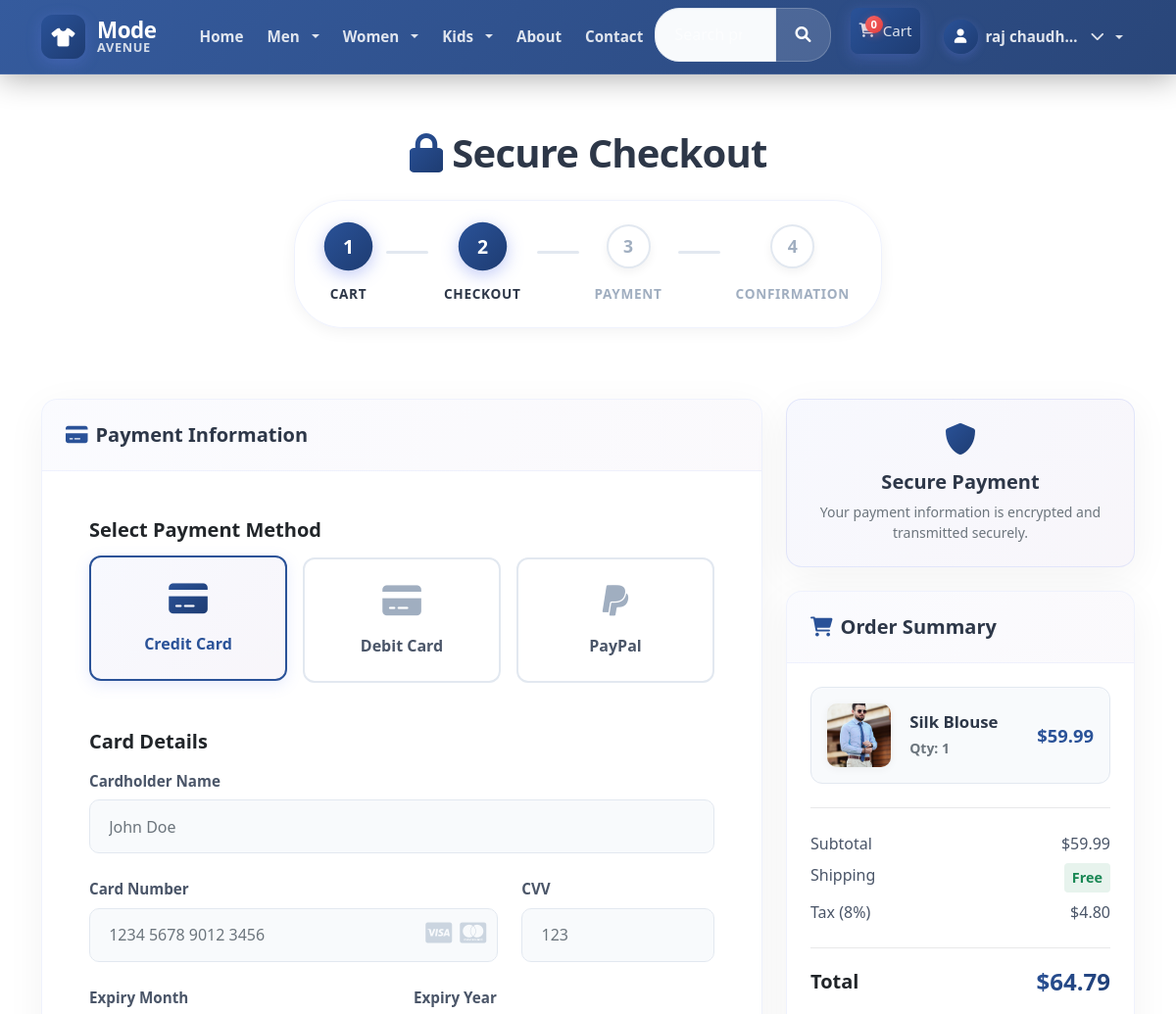
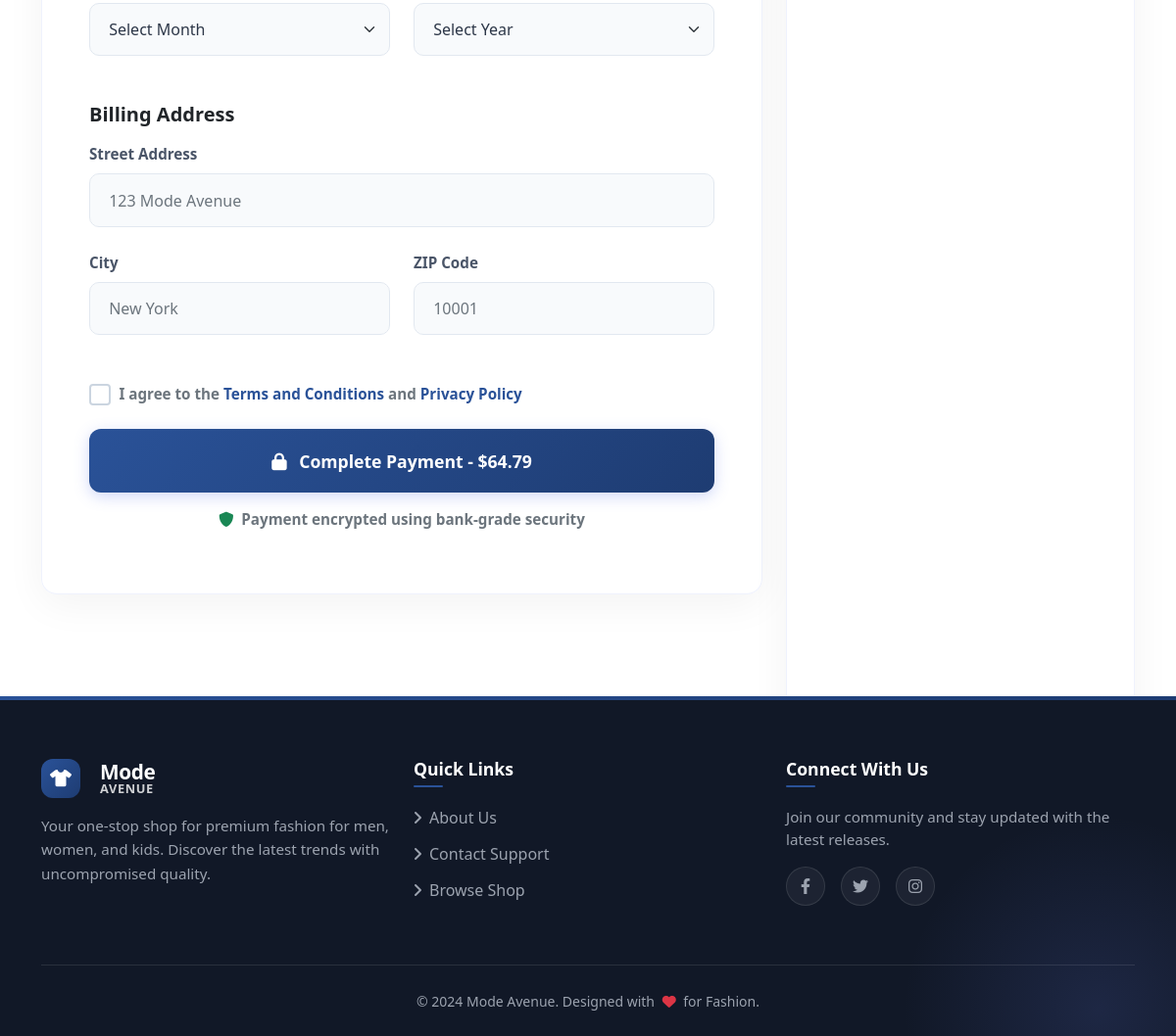
The page /cart/checkout (signed in) on the database its author committed (2 pictures, top to bottom).
### models.py (models this page shows, shortened)
class CartItem(db.Model):
    id = db.Column(db.Integer, primary_key=True)
    cart_id = db.Column(db.Integer, db.ForeignKey('cart.id'), nullable=False)
    product_id = db.Column(db.Integer, db.ForeignKey('product.id'), nullable=False)
    quantity = db.Column(db.Integer, nullable=False, default=1)
    size = db.Column(db.String(5), nullable=False, default='M')

class Product(db.Model):
    id = db.Column(db.Integer, primary_key=True)
    name = db.Column(db.String(100), nullable=False)
    description = db.Column(db.Text, nullable=False)
    price = db.Column(db.Float, nullable=False)
    image_file = db.Column(db.String(500), nullable=False, default='default.jpg')
    stock = db.Column(db.Integer, nullable=False, default=0)
    category_id = db.Column(db.Integer, db.ForeignKey('category.id'), nullable=False)
    cart_items = db.relationship('CartItem', backref='product', lazy=True, cascade='all, delete-orphan')
    order_items = db.relationship('OrderItem', backref='product', lazy=True, cascade='all, delete-orphan')

### cart/routes.py (the view)
@cart.route('/checkout')
@login_required
def checkout():
    user = current_user()
    if user is None:
        flash('Please log in to continue.', 'warning')
        return redirect(url_for('auth.login', next=request.url))
    user_cart = Cart.query.filter_by(user_id=user.id).first()
    if not user_cart:
        flash('Your cart is empty', 'warning')
        return redirect(url_for('products.index'))
    cart_items = CartItem.query.filter_by(cart_id=user_cart.id).all()
    if not cart_items:
        flash('Your cart is empty', 'warning')
        return redirect(url_for('products.index'))
    subtotal = sum(item.product.price * item.quantity for item in cart_items)
    tax = subtotal * 0.08
    total = subtotal + tax
    return render_template('cart/checkout.html', title='Checkout',
                         cart_items=cart_items, subtotal=subtotal, tax=tax, total=total)

### app.py (called while the page is built)
def current_user():
    if 'user_id' in session:
        from models import User
        return User.query.get(session['user_id'])
    return None

def login_required(f):
    from functools import wraps
    @wraps(f)
    def decorated_function(*args, **kwargs):
        if 'user_id' not in session:
            flash('Please log in to access this page.', 'warning')
            return redirect(url_for('auth.login', next=request.url))
        return f(*args, **kwargs)
    return decorated_function

### templates/cart/checkout.html (shortened to what this page needs)
{% extends "base.html" %}
{% block content %}
<div class="checkout-container">
    <div class="row">
        <div class="col-12">
            <div class="checkout-header">
                <h1 class="checkout-title">
                    <i class="fas fa-lock"></i> Secure Checkout
                </h1>
                <div class="checkout-progress">
                    <div class="progress-step active">
                        <div class="step-number">1</div>
                        <div class="step-label">Cart</div>
                    </div>
                    <div class="progress-line"></div>
                    <div class="progress-step active">
                        <div class="step-number">2</div>
                        <div class="step-label">Checkout</div>
                    </div>
                    <div class="progress-line"></div>
                    <div class="progress-step">
                        <div class="step-number">3</div>
                        <div class="step-label">Payment</div>
                    </div>
                    <div class="progress-line"></div>
                    <div class="progress-step">
                        <div class="step-number">4</div>
                        <div class="step-label">Confirmation</div>
                    </div>
                </div>
            </div>
        </div>
    </div>
    <div class="row mt-4">
        <div class="col-lg-4 order-lg-2 mb-4">
            <div class="premium-card security-badge-themed mb-4">
                <div class="card-body p-4 text-center">
                    <i class="fas fa-shield-alt fa-2x mb-3"></i>
                    <h6 class="fs-5">Secure Payment</h6>
                    <small class="text-muted d-block mt-2">Your payment information is encrypted and transmitted securely.</small>
                </div>
            </div>
            <div class="premium-card checkout-summary">
                <div class="premium-card-header">
                    <h5 class="mb-0">
                        <i class="fas fa-shopping-cart"></i> Order Summary
                    </h5>
                </div>
                <div class="card-body p-4">
                    {% for item in cart_items %}
                    <div class="order-item mb-3">
                        <div class="d-flex align-items-center">
                            {% if item.product.image_file.startswith('http') %}
                                <img src="{{ item.product.image_file }}"
                                     alt="{{ item.product.name }}"
                                     class="item-image"
                                     onerror="handleImageError(this)">
                            {% else %}
                                <img src="{{ url_for('static', filename='images/' + item.product.image_file) }}"
                                     alt="{{ item.product.name }}"
                                     class="item-image"
                                     onerror="handleImageError(this)">
                            {% endif %}
                            <div class="item-details flex-grow-1">
                                <h6 class="mb-1">{{ item.product.name }}</h6>
                                <small class="text-muted fw-bold">Qty: {{ item.quantity }}</small>
                            </div>
                            <div class="item-price">
                                <strong>${{ "%.2f"|format(item.product.price * item.quantity) }}</strong>
                            </div>
                        </div>
                    </div>
                    {% endfor %}
                    <hr class="my-4" style="opacity: 0.1;">
                    <div class="price-breakdown">
                        <div class="d-flex justify-content-between mb-2">
                            <span>Subtotal</span>
                            <span>${{ "%.2f"|format(subtotal) }}</span>
                        </div>
                        <div class="d-flex justify-content-between mb-2">
                            <span>Shipping</span>
                            <span class="text-success fw-bold px-2 py-1 bg-success bg-opacity-10 rounded" style="font-size: 0.9rem;">Free</span>
                        </div>
                        <div class="d-flex justify-content-between mb-4">
                            <span>Tax (8%)</span>
                            <span>${{ "%.2f"|format(tax) }}</span>
                        </div>
                        <hr style="opacity: 0.1;">
                        <div class="d-flex justify-content-between mt-3 align-items-center">
                            <strong class="fs-5 text-dark">Total</strong>
                            <strong class="text-primary total-price fs-4">${{ "%.2f"|format(total) }}</strong>
                        </div>
                    </div>
                </div>
            </div>
        </div>
        <div class="col-lg-8 order-lg-1">
            <form method="POST" action="{{ url_for('cart.process_payment') }}" id="payment-form">
                <div class="premium-card payment-form-card mb-4">
                    <div class="premium-card-header">
                        <h5 class="mb-0">
                            <i class="fas fa-credit-card"></i> Payment Information
                        </h5>
                    </div>
                    <div class="card-body p-4 p-md-5">
                        <div class="payment-methods mb-5">
                            <h6 class="mb-3 fw-bold text-dark fs-5">Select Payment Method</h6>
                            <div class="row g-3">
                                <div class="col-md-4">
                                    <div class="payment-method-option">
                                        <label for="credit-card" class="payment-label">
                                            <i class="fas fa-credit-card"></i>
                                            <span>Credit Card</span>
                                        </label>
                                    </div>
                                </div>
                                <div class="col-md-4">
                                    <div class="payment-method-option">
                                        <label for="debit-card" class="payment-label">
                                            <i class="fas fa-credit-card"></i>
                                            <span>Debit Card</span>
                                        </label>
                                    </div>
                                </div>
                                <div class="col-md-4">
                                    <div class="payment-method-option">
                                        <label for="paypal" class="payment-label">
                                            <i class="fab fa-paypal"></i>
                                            <span>PayPal</span>
                                        </label>
                                    </div>
                                </div>
                            </div>
                        </div>
                        <div id="card-fields">
                            <h6 class="mb-3 fw-bold text-dark fs-5">Card Details</h6>
                            <div class="row g-4">
                                <div class="col-12">
                                    <label for="cardholder_name" class="form-label">Cardholder Name</label>
                                    <input type="text" class="form-control" id="cardholder_name" name="cardholder_name"
                                           placeholder="John Doe" required>
                                </div>
                                <div class="col-md-8 position-relative">
                                    <label for="card_number" class="form-label">Card Number</label>
                                    <input type="text" class="form-control pe-5" id="card_number" name="card_number"
                                           placeholder="1234 5678 9012 3456" maxlength="19" required>
                                    <div class="card-icons">
                                        <i class="fab fa-cc-visa"></i>
                                        <i class="fab fa-cc-mastercard"></i>
                                    </div>
                                </div>
                                <div class="col-md-4">
                                    <label for="cvv" class="form-label">CVV</label>
                                    <input type="text" class="form-control" id="cvv" name="cvv"
                                           placeholder="123" maxlength="4" required>
                                </div>
                                <div class="col-md-6">
                                    <label for="expiry_month" class="form-label">Expiry Month</label>
                                    <select class="form-select" id="expiry_month" name="expiry_month" required>
                                        <option value="">Select Month</option>
                                    </select>
                                </div>
                                <div class="col-md-6">
                                    <label for="expiry_year" class="form-label">Expiry Year</label>
                                    <select class="form-select" id="expiry_year" name="expiry_year" required>
                                        <option value="">Select Year</option>
                                    </select>
                                </div>
                            </div>
                        </div>
                        <div class="billing-section mt-5">
                            <h6 class="mb-3 fw-bold text-dark fs-5">Billing Address</h6>
                            <div class="row g-4">
                                <div class="col-12">
                                    <label for="billing_address" class="form-label">Street Address</label>
                                    <input type="text" class="form-control" id="billing_address" name="billing_address"
                                           placeholder="123 Mode Avenue" required>
                                </div>
                                <div class="col-md-6">
                                    <label for="billing_city" class="form-label">City</label>
                                    <input type="text" class="form-control" id="billing_city" name="billing_city"
                                           placeholder="New York" required>
                                </div>
                                <div class="col-md-6">
                                    <label for="billing_zip" class="form-label">ZIP Code</label>
                                    <input type="text" class="form-control" id="billing_zip" name="billing_zip"
                                           placeholder="10001" required>
                                </div>
                            </div>
                        </div>
                        <div class="terms-section mt-5 mb-4">
                            <div class="form-check p-0 d-flex align-items-center">
                                <input class="form-check-input ms-0 me-2" type="checkbox" id="terms" required style="float:none;">
                                <label class="form-check-label fw-bold text-muted" for="terms" style="font-size: 0.95rem;">
                                    I agree to the <a href="#" class="terms-link">Terms and Conditions</a>
                                    and <a href="#" class="terms-link">Privacy Policy</a>
                                </label>
                            </div>
                        </div>
                        <div class="submit-section mt-4">
                            <button type="submit" class="btn btn-payment btn-lg w-100">
                                <i class="fas fa-lock me-2"></i> Complete Payment - ${{ "%.2f"|format(total) }}
                            </button>
                            <p class="text-center mt-3 text-muted">
                                <i class="fas fa-shield-alt text-success me-1"></i>
                                Payment encrypted using bank-grade security
                            </p>
                        </div>
                    </div>
                </div>
            </form>
        </div>
    </div>
</div>
{% endblock %}

### rows shown on the page
CartItem: image_file (picture), product.name "Silk Blouse", quantity "1"
Product: item.product.price*item.quantity "59.99"

### other values the page prints
{{ session.username }} "raj chaudh…"
{{ "%.2f"|format(subtotal) }} "59.99"
{{ "%.2f"|format(tax) }} "4.80"
{{ "%.2f"|format(total) }} "64.79"
